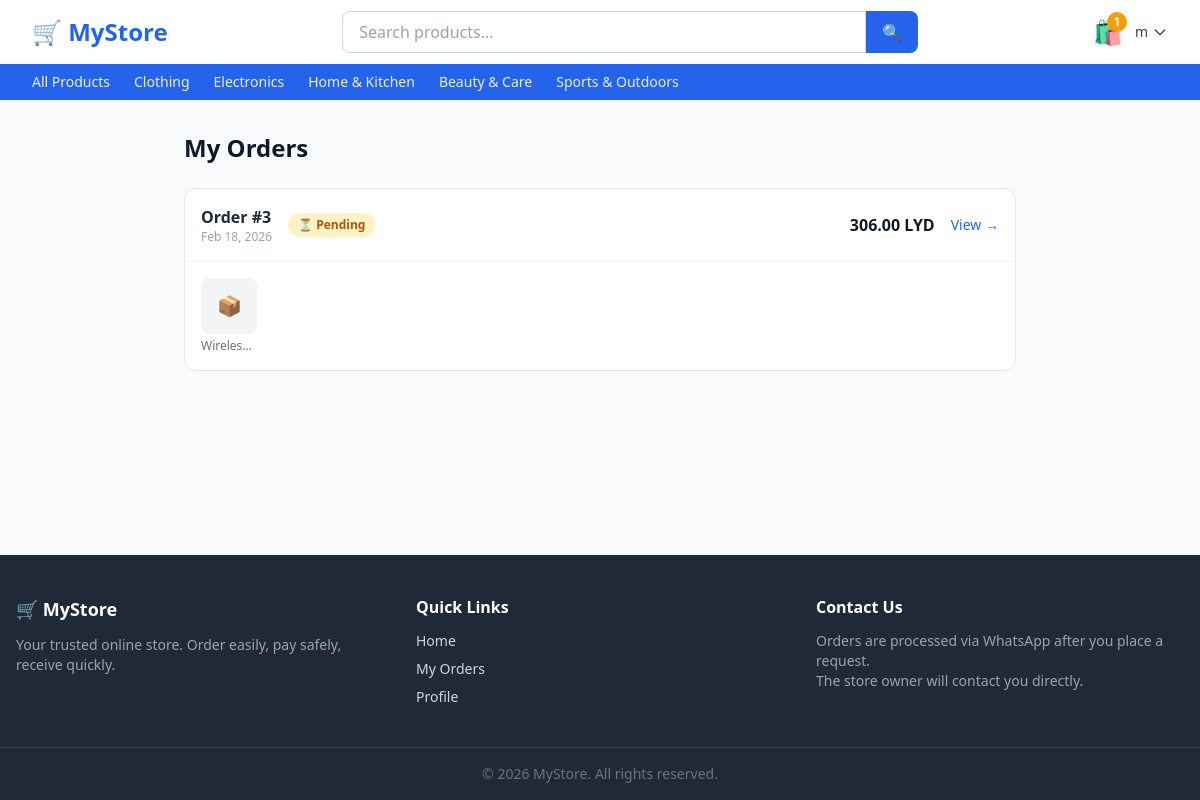
The app's page /orders/my-orders/ (signed in) with its own data.
### accounts/models.py (models this page shows, shortened)
class User(AbstractUser):
    username = None  # Remove default username field
    phone = models.CharField(max_length=20, unique=True, verbose_name="Phone Number")
    full_name = models.CharField(max_length=150, blank=True)
    city = models.CharField(max_length=100, blank=True)
    address = models.TextField(blank=True, verbose_name="Delivery Address")
    preferred_otp_channel = models.CharField(
        max_length=10,
        choices=[("whatsapp", "WhatsApp"), ("sms", "SMS")],
        default="whatsapp",
    )
    date_joined = models.DateTimeField(auto_now_add=True)
    updated_at = models.DateTimeField(auto_now=True)
    USERNAME_FIELD = "phone"
    REQUIRED_FIELDS = []  # No email required
    objects = UserManager()
    class Meta:
        verbose_name = "User"
        verbose_name_plural = "Users"
    def get_short_name(self):
        return self.full_name.split()[0] if self.full_name else self.phone

### orders/models.py (models this page shows, shortened)
class Cart(models.Model):
    user = models.OneToOneField(
        settings.AUTH_USER_MODEL,
        on_delete=models.CASCADE,
        related_name="cart",
    )
    created_at = models.DateTimeField(auto_now_add=True)
    updated_at = models.DateTimeField(auto_now=True)

class Order(models.Model):
    STATUS_PENDING = "pending"
    STATUS_PROCESSING = "processing"
    STATUS_PAYMENT_RECEIVED = "payment_received"
    STATUS_PACKING = "packing"
    STATUS_SHIPPED = "shipped"
    STATUS_DELIVERED = "delivered"
    STATUS_DECLINED = "declined"
    STATUS_CHOICES = [
        (STATUS_PENDING, "Pending"),
        (STATUS_PROCESSING, "Processing"),
        (STATUS_PAYMENT_RECEIVED, "Payment Received"),
        (STATUS_PACKING, "Packing"),
        (STATUS_SHIPPED, "Shipped"),
        (STATUS_DELIVERED, "Delivered"),
        (STATUS_DECLINED, "Declined"),
    ]
    LOCKED_STATUSES = {
        STATUS_PROCESSING,
        STATUS_PAYMENT_RECEIVED,
        STATUS_PACKING,
        STATUS_SHIPPED,
        STATUS_DELIVERED,
        STATUS_DECLINED,
    }
    ACTIVE_STATUSES = {
        STATUS_PENDING,
        STATUS_PROCESSING,
        STATUS_PAYMENT_RECEIVED,
        STATUS_PACKING,
        STATUS_SHIPPED,
    }
    user = models.ForeignKey(
        settings.AUTH_USER_MODEL,
        on_delete=models.PROTECT,
        related_name="orders",
    )
    status = models.CharField(
        max_length=20,
        choices=STATUS_CHOICES,
        default=STATUS_PENDING,
        db_index=True,
    )
    notes = models.TextField(blank=True, help_text="Customer notes for the order")
    delivery_address = models.TextField(
        blank=True,
        help_text="Snapshot of delivery address at order time",
    )
    whatsapp_notified = models.BooleanField(
        default=False,
        help_text="Whether owner was notified via WhatsApp",
    )
    created_at = models.DateTimeField(auto_now_add=True)
    updated_at = models.DateTimeField(auto_now=True)
    class Meta:
        verbose_name = "Order"
        verbose_name_plural = "Orders"
        ordering = ["-created_at"]
    def total_price(self):
        return sum(item.subtotal() for item in self.items.all())
    def get_absolute_url(self):
        from django.urls import reverse
        return reverse("orders:order_detail", kwargs={"pk": self.pk})

class OrderItem(models.Model):
    order = models.ForeignKey(Order, on_delete=models.CASCADE, related_name="items")
    variant = models.ForeignKey(
        "catalog.ProductVariant",
        on_delete=models.PROTECT,
        related_name="order_items",
    )
    quantity = models.PositiveIntegerField()
    price_at_order = models.DecimalField(
        max_digits=10,
        decimal_places=2,
        help_text="Effective price at the time of order (after discount)",
    )
    def subtotal(self):
        return self.price_at_order * self.quantity

### catalog/models.py (models this page shows, shortened)
class Category(models.Model):
    name = models.CharField(max_length=100)
    slug = models.SlugField(max_length=120, unique=True, blank=True)
    description = models.TextField(blank=True)
    image = models.ImageField(upload_to="categories/", blank=True, null=True)
    parent = models.ForeignKey(
        "self",
        null=True,
        blank=True,
        on_delete=models.SET_NULL,
        related_name="children",
    )
    order = models.PositiveIntegerField(default=0, help_text="Display order on homepage")
    is_active = models.BooleanField(default=True)
    created_at = models.DateTimeField(auto_now_add=True)
    class Meta:
        verbose_name = "Category"
        verbose_name_plural = "Categories"
        ordering = ["order", "name"]
    def get_absolute_url(self):
        from django.urls import reverse
        return reverse("catalog:category", kwargs={"slug": self.slug})

class ProductVariant(models.Model):
    product = models.ForeignKey(
        Product,
        on_delete=models.CASCADE,
        related_name="variants",
    )
    options = models.ManyToManyField(
        VariantOption,
        blank=True,
        related_name="variants",
        help_text="Select one option per variant type",
    )
    sku = models.CharField(
        max_length=100,
        unique=True,
        blank=True,
        help_text="Leave blank to auto-generate",
    )
    price_override = models.DecimalField(
        max_digits=10,
        decimal_places=2,
        null=True,
        blank=True,
        help_text="Leave blank to use product base price",
    )
    stock_qty = models.PositiveIntegerField(default=0)
    is_active = models.BooleanField(default=True)
    image = models.ImageField(
        upload_to="variants/",
        null=True,
        blank=True,
        help_text="Optional variant-specific image",
    )
    class Meta:
        verbose_name = "Product Variant"
        verbose_name_plural = "Product Variants"
    def price(self):
        """Return effective price (override or base price)."""
        return self.price_override if self.price_override is not None else self.product.base_price

class Product(models.Model):
    category = models.ForeignKey(
        Category,
        on_delete=models.PROTECT,
        related_name="products",
    )
    name = models.CharField(max_length=200)
    slug = models.SlugField(max_length=220, unique=True, blank=True)
    description = models.TextField(blank=True)
    base_price = models.DecimalField(
        max_digits=10,
        decimal_places=2,
        help_text="Default price. Variants can override this.",
    )
    is_active = models.BooleanField(default=True)
    is_featured = models.BooleanField(
        default=False,
        help_text="Show in Best Sellers section on homepage",
    )
    created_at = models.DateTimeField(auto_now_add=True)
    updated_at = models.DateTimeField(auto_now=True)
    class Meta:
        verbose_name = "Product"
        verbose_name_plural = "Products"
        ordering = ["-created_at"]
    def primary_image(self):
        return self.images.filter(is_primary=True).first() or self.images.first()

### orders/views.py (the view)
# urls.py: path("my-orders/", views.my_orders, name="my_orders"),
@login_required
def my_orders(request):
    orders = (
        Order.objects.filter(user=request.user)
        .prefetch_related("items__variant__product")
        .order_by("-created_at")
    )
    return render(request, "orders/my_orders.html", {"orders": orders})

### catalog/context_processors.py (called while the page is built)
def nav_categories(request):
    categories = Category.objects.filter(is_active=True, parent=None).order_by("order", "name")
    return {"nav_categories": categories}

### templates/orders/my_orders.html (shortened to what this page needs)
{% extends "base.html" %}
{% block content %}
<div class="max-w-4xl mx-auto px-4 sm:px-6 lg:px-8 py-8">
  <h1 class="text-2xl font-bold text-gray-900 mb-6">My Orders</h1>
  {% if orders %}
  <div class="space-y-4">
    {% for order in orders %}
    <div class="bg-white rounded-xl border border-gray-200 overflow-hidden hover:shadow-sm transition">
      <div class="flex items-center justify-between p-4 border-b border-gray-100">
        <div class="flex items-center gap-4">
          <div>
            <p class="font-bold text-gray-800">Order #{{ order.pk }}</p>
            <p class="text-xs text-gray-400">{{ order.created_at|date:"M d, Y" }}</p>
          </div>
          {% if order.status == 'pending' %}
            <span class="bg-amber-100 text-amber-700 text-xs font-bold px-2.5 py-1 rounded-full">⏳ Pending</span>
          {% elif order.status == 'processing' %}
            <span class="bg-blue-100 text-blue-700 text-xs font-bold px-2.5 py-1 rounded-full">📞 Processing</span>
          {% elif order.status == 'payment_received' %}
            <span class="bg-purple-100 text-purple-700 text-xs font-bold px-2.5 py-1 rounded-full">💳 Payment Received</span>
          {% elif order.status == 'packing' %}
            <span class="bg-pink-100 text-pink-700 text-xs font-bold px-2.5 py-1 rounded-full">📦 Packing</span>
          {% elif order.status == 'shipped' %}
            <span class="bg-cyan-100 text-cyan-700 text-xs font-bold px-2.5 py-1 rounded-full">🚚 Shipped</span>
          {% elif order.status == 'delivered' %}
            <span class="bg-green-100 text-green-700 text-xs font-bold px-2.5 py-1 rounded-full">✅ Delivered</span>
          {% elif order.status == 'declined' %}
            <span class="bg-red-100 text-red-700 text-xs font-bold px-2.5 py-1 rounded-full">❌ Declined</span>
          {% endif %}
        </div>
        <div class="flex items-center gap-4">
          <p class="font-bold text-gray-900">{{ order.total_price|floatformat:2 }} LYD</p>
          <a href="{{ order.get_absolute_url }}"
             class="text-sm text-primary hover:underline font-medium">View →</a>
        </div>
      </div>
      <div class="p-4 flex gap-3 overflow-x-auto">
        {% for item in order.items.all|slice:":4" %}
        <div class="shrink-0 text-center">
          {% with img=item.variant.product.primary_image %}
          <div class="w-14 h-14 rounded-lg overflow-hidden bg-gray-100 mb-1">
            {% if img %}
              <img src="{{ img.image.url }}" alt="" class="w-full h-full object-cover" />
            {% else %}
              <div class="w-full h-full flex items-center justify-center text-gray-300 text-xl">📦</div>
            {% endif %}
          </div>
          {% endwith %}
          <p class="text-xs text-gray-500 w-14 truncate">{{ item.variant.product.name }}</p>
        </div>
        {% endfor %}
      </div>
    </div>
    {% endfor %}
  </div>
  {% endif %}
</div>
{% endblock %}

### templates/base.html (shortened to what this page needs)
<!DOCTYPE html>
<html lang="en" dir="ltr">
<head>
  <script src="https://cdn.tailwindcss.com"></script>
</head>
<body class="bg-gray-50 text-gray-900 min-h-screen flex flex-col" hx-boost="false">
  <header class="bg-white shadow-sm sticky top-0 z-50">
    <nav class="max-w-7xl mx-auto px-4 sm:px-6 lg:px-8 h-16 flex items-center justify-between gap-4">
      <a href="{% url 'catalog:homepage' %}" class="text-2xl font-bold text-primary whitespace-nowrap">
        🛒 MyStore
      </a>
      <form method="get" action="/" class="flex-1 max-w-xl hidden sm:flex">
        <input type="text" name="q" placeholder="Search products..."
               class="w-full border border-gray-300 rounded-l-lg px-4 py-2 focus:outline-none focus:ring-2 focus:ring-primary" />
        <button type="submit" class="bg-primary text-white px-4 rounded-r-lg hover:bg-primary-dark transition">
          🔍
        </button>
      </form>
      <div class="flex items-center gap-3 shrink-0">
        {% if user.is_authenticated %}
          <a href="{% url 'orders:cart' %}" class="relative" title="Cart">
            <span class="text-2xl">🛍️</span>
            <span id="cart-count"
                  class="absolute -top-1 -right-1 bg-accent text-white text-xs font-bold rounded-full w-5 h-5 flex items-center justify-center">
              {% if user.cart.items.count %}{{ user.cart.items.count }}{% else %}0{% endif %}
            </span>
          </a>
          <div x-data="{ open: false }" class="relative">
            <button @click="open = !open" class="flex items-center gap-1 text-gray-700 hover:text-primary font-medium">
              <span class="text-sm">{{ user.get_short_name }}</span>
              <svg class="w-4 h-4" fill="none" stroke="currentColor" viewBox="0 0 24 24">
                <path stroke-linecap="round" stroke-linejoin="round" stroke-width="2" d="M19 9l-7 7-7-7" />
              </svg>
            </button>
          </div>
        {% else %}
          <a href="{% url 'accounts:login' %}" class="text-sm font-medium text-gray-700 hover:text-primary">Sign In</a>
          <a href="{% url 'accounts:register_step1' %}" class="btn-primary text-sm py-2 px-4">Register</a>
        {% endif %}
      </div>
    </nav>
    <div class="bg-primary">
      <div class="max-w-7xl mx-auto px-4 sm:px-6 lg:px-8 flex items-center gap-6 overflow-x-auto py-2">
        <a href="{% url 'catalog:homepage' %}" class="text-white/90 hover:text-white text-sm font-medium whitespace-nowrap">
          All Products
        </a>
        {% for cat in nav_categories %}
          <a href="{{ cat.get_absolute_url }}"
             class="text-white/90 hover:text-white text-sm font-medium whitespace-nowrap">
            {{ cat.name }}
          </a>
        {% endfor %}
      </div>
    </div>
  </header>
  <main class="flex-1">
    {% block content %}{% endblock %}
  </main>
  <footer class="bg-gray-800 text-gray-300 mt-16">
    <div class="max-w-7xl mx-auto px-4 py-10 grid grid-cols-1 sm:grid-cols-3 gap-8">
      <div>
        <h3 class="text-white font-bold text-lg mb-3">🛒 MyStore</h3>
        <p class="text-sm text-gray-400">
          Your trusted online store. Order easily, pay safely, receive quickly.
        </p>
      </div>
      <div>
        <h4 class="text-white font-semibold mb-3">Quick Links</h4>
        <ul class="space-y-2 text-sm">
          <li><a href="{% url 'catalog:homepage' %}" class="hover:text-white">Home</a></li>
          {% if user.is_authenticated %}
            <li><a href="{% url 'orders:my_orders' %}" class="hover:text-white">My Orders</a></li>
            <li><a href="{% url 'accounts:profile' %}" class="hover:text-white">Profile</a></li>
          {% else %}
            <li><a href="{% url 'accounts:register_step1' %}" class="hover:text-white">Create Account</a></li>
          {% endif %}
        </ul>
      </div>
      <div>
        <h4 class="text-white font-semibold mb-3">Contact Us</h4>
        <p class="text-sm text-gray-400">
          Orders are processed via WhatsApp after you place a request.<br/>
          The store owner will contact you directly.
        </p>
      </div>
    </div>
    <div class="border-t border-gray-700 py-4 text-center text-sm text-gray-500">
      © {% now "Y" %} MyStore. All rights reserved.
    </div>
  </footer>
</body>
</html>

### records on screen
User: cart.items.count "1", get_short_name "m"
Category: name "Clothing"
Category: name "Electronics"
Category: name "Home & Kitchen"
Category: name "Beauty & Care"
Category: name "Sports & Outdoors"
Order: pk "3", created_at "Feb 18, 2026", status "⏳ Pending", total_price "306.00"
OrderItem: variant.product.name "Wireles…"
